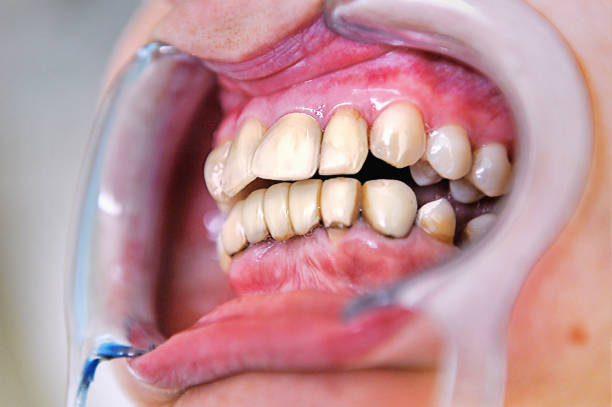
#> input picture Datasets/IntraOralDataset/calculus/calculus_(104).jpg, 612 x 407 px, given as the content of the folder /content/dentix_split/train, which was not available
$ jupyter execute --allow-errors svm_model.ipynb   (shell and % lines are left out)
#> lines starting #> are read from the running program, lines starting #| are printed output that depends on the picture; pictures that were not available may be replaced by others from this repository, and a replacement may not be noted
[cell 1]
from google.colab import files
files.upload()
#> the answer given: calculus_(104).jpg

[cell 2]
import os
import cv2
import numpy as np

from skimage.feature import hog, local_binary_pattern
from sklearn.svm import SVC
from sklearn.preprocessing import StandardScaler
from sklearn.pipeline import Pipeline
from sklearn.metrics import classification_report, accuracy_score
import joblib

[cell 3]
DATASET_PATH = "/content/dentix_split"

[cell 4]
def extract_hog(img):
    return hog(
        img,
        orientations=9,
        pixels_per_cell=(8, 8),
        cells_per_block=(2, 2),
        block_norm='L2-Hys'
    )

[cell 5]
def extract_lbp(img):
    lbp = local_binary_pattern(img, P=8, R=1, method='uniform')
    hist, _ = np.histogram(lbp.ravel(), bins=np.arange(0, 59))
    hist = hist.astype("float")
    hist /= (hist.sum() + 1e-6)
    return hist

[cell 6]
def extract_features(image_path):
    img = cv2.imread(image_path)
#> img is the input picture: shape (407, 612, 3); mean B, G, R 151.6, 146.4, 190.7
    img = cv2.resize(img, (224, 224))
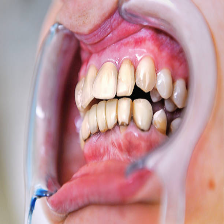
#> img: shape (224, 224, 3); mean B, G, R 151.5, 146.3, 190.6
    gray = cv2.cvtColor(img, cv2.COLOR_BGR2GRAY)
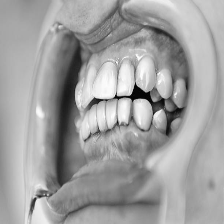
#> gray: shape (224, 224); min 2, max 255, mean 160.2

    hog_feat = extract_hog(gray)
    lbp_feat = extract_lbp(gray)
#> in extract_lbp, `lbp = local_binary_pattern(img, P=8, R=1, method='uniform')`:
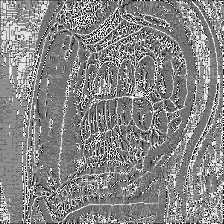
#> lbp: shape (224, 224) float64; min 0, max 9, mean 4.78; drawn with min black and max white
#> in extract_lbp, `hist, _ = np.histogram(lbp.ravel(), bins=np.arange(0, 59))`: hist = 58 values, max 15593 at index 4, min 0 at index 10, mean 865.1
#> in extract_lbp, `hist /= (hist.sum() + 1e-6)`: hist = 58 values, max 0.311 at index 4, min 0 at index 10, mean 0.0172
#> lbp_feat has the same summary as hist in extract_lbp

    return np.hstack([hog_feat, lbp_feat])

[cell 7]
def load_data(split):
    X, y = [], []
    classes = sorted(os.listdir(os.path.join(DATASET_PATH, split)))

    for label, cls in enumerate(classes):
        folder = os.path.join(DATASET_PATH, split, cls)
        for img in os.listdir(folder):
            path = os.path.join(folder, img)
            X.append(extract_features(path))
            y.append(label)

    return np.array(X), np.array(y), classes

[cell 8]
X_train, y_train, class_names = load_data("train")
#> y_train = [0]; class_names = ['calculus_(104).jpg']
X_val, y_val, _ = load_data("val")
#> y_val = [0]

[cell 9]
model = Pipeline([
    ("scaler", StandardScaler()),
    ("svm", SVC(kernel="rbf", C=10, gamma="scale"))
])

#> (the rest of this cell did not finish here and is left out)

#> (a cell that did not finish here is left out)

[cell 11]
joblib.dump(model, "dentix_svm_model.pkl")

[cell 12]
from sklearn.metrics import classification_report, confusion_matrix, accuracy_score

# Predict labels for validation set
#> (the rest of this cell did not finish here and is left out)

[cell 13]
def predict_image(image_path):
    feat = extract_features(image_path)
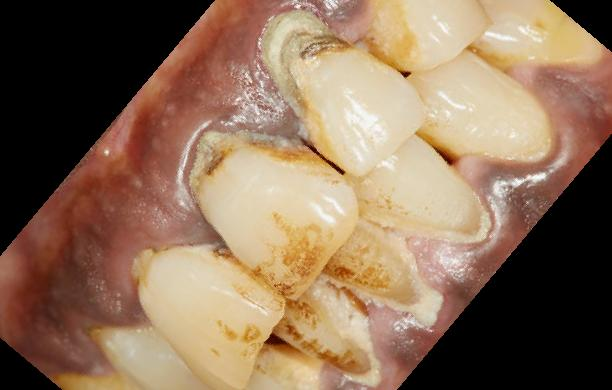
#> input picture Datasets/IntraOralDataset/calculus/calculus_(1063).jpg, 612 x 390 px, given in place of gingivitis_(1003).jpg, which was not available
#> in extract_features, img is the input picture: shape (390, 612, 3); mean B, G, R 89, 112.9, 140.4
#> in extract_features (call 4), `img = cv2.resize(img, (224, 224))`:
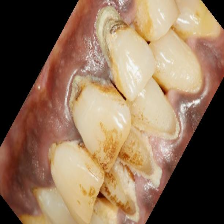
#> img: shape (224, 224, 3); mean B, G, R 88.9, 112.8, 140.3
#> in extract_features (call 4), `gray = cv2.cvtColor(img, cv2.COLOR_BGR2GRAY)`:
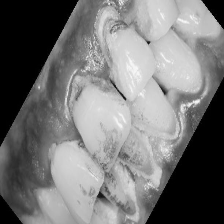
#> gray: shape (224, 224); min 0, max 248, mean 118.3
#> in extract_lbp (call 4), `lbp = local_binary_pattern(img, P=8, R=1, method='uniform')`:
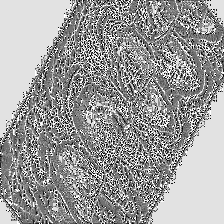
#> lbp: shape (224, 224) float64; min 0, max 9, mean 5.49; drawn with min black and max white
#> in extract_lbp (call 4), `hist, _ = np.histogram(lbp.ravel(), bins=np.arange(0, 59))`: hist = 58 values, max 14136 at index 8, min 0 at index 10, mean 865.1
#> in extract_lbp (call 4), `hist /= (hist.sum() + 1e-6)`: hist = 58 values, max 0.282 at index 8, min 0 at index 10, mean 0.0172
#> in extract_features (call 4), `lbp_feat = extract_lbp(gray)`: lbp_feat has the same summary as hist in extract_lbp
    pred = model.predict([feat])[0]
    return class_names[pred]

[cell 14]
image_path = "/content/dentix_split/val/mouth_ulcer/mouth_ulcer_0.jpg"

#> (the rest of this cell did not finish here and is left out)

[cell 15]
image_path = "/content/dentix_split/val/gingivitis/gingivitis_(1003).jpg"
#> (the rest of this cell did not finish here and is left out)

[cell 16]
image_path = "/content/607a3822a2a7b284318ea249_AdobeStock_165870291-scaled.jpeg"
#> (the rest of this cell did not finish here and is left out)

[cell 17]
image_path = "/content/MandibularAnteriorCalculus.JPG"
#> (the rest of this cell did not finish here and is left out)
